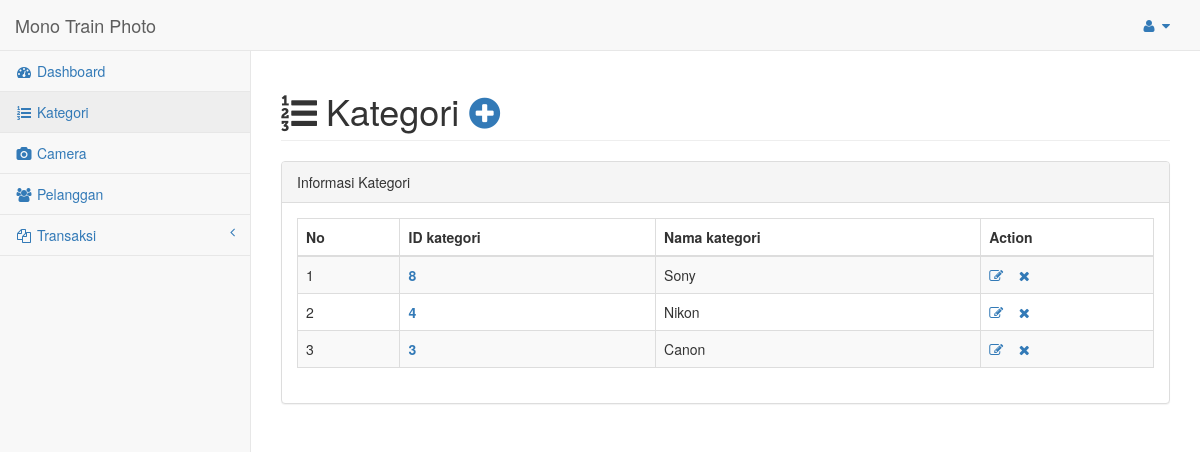
/main/index.php?view=kategori (signed in), run on the app's committed database.
### tables this page shows
CREATE TABLE `kategori` (
  `kategori_id` int(100) NOT NULL,
  `kategori_nama` varchar(100) NOT NULL
);

### main/template/page.php (called while the page is built)
<?php
include_once 'header.php';
include_once 'footer.php';
?>

### main/view/kategori.php (the view, shortened to what this page needs)
<?php include_once 'template/menu/menu_admin.php';?>
<div id="page-wrapper">
	<div class="row">
		<div class="col-lg-12">
			<h1 class="page-header"><i class="fa fa-list-ol">&nbsp;</i>Kategori <a href="index.php?view=kategori_view_add"><span class="fa fa-plus-circle"></span></a></h1>
		</div>
	</div>
	<div class="row">
		<div class="col-lg-12">
			<div class="panel panel-default">
				<div class="panel-heading">
					Informasi Kategori
				</div>
				<div class="panel-body">
					<table width="100%" class="table table-striped table-bordered table-hover" id="example">
						<thead>
							<tr>
								<th>No</th>
								<th>ID kategori</th>
								<th>Nama kategori</th>
								<th>Action</th>
							</tr>
						</thead>
						<tbody>
							<tr>
								<?php
								$a ="SELECT * from kategori order by kategori_id desc";
								$b = mysql_query($a);
								$no =1;
								while($c = mysql_fetch_array($b)){
									?>
									<td><?php echo $no; ?></td>
									<td><a href="#"><b><?php echo $c['kategori_id'];?></b></a></td>
									<td><?php echo $c['kategori_nama']; ?></td>
									<td>
										<a href="index.php?view=kategori_edit&kategori_id=<?php echo $c['kategori_id'];?>" title="Edit"><i class="fa fa-edit"></i></a>
										<a onclick="return confirm('Are you sure?')" href="index.php?view=kategori_del&kategori_id=<?php echo $c['kategori_id'];?>" title="Delete"><i class="fa fa-times"></i></a>
									</td>
								</tr>
								<?php
								$no++;
							}
							?>
						</tbody>
					</table>
				</div>
			</div>
		</div>
	</div>
</div>

### data on the page
kategori: kategori_id "8", kategori_nama "Sony"
kategori: kategori_id "4", kategori_nama "Nikon"
kategori: kategori_id "3", kategori_nama "Canon"
